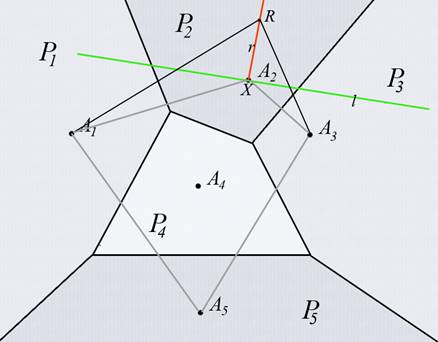
#> input picture semestr4/kontr4_n1/pic.bmp, 438 x 342 px
$ python compress.py ../kontr4_n1/pic.bmp out.png
#> lines starting #> are read from the running program, lines starting #| are printed output that depends on the picture
import sys
from PIL import Image, ImageDraw
im1=Image.open(sys.argv[1])
#> im1 is the input picture: PIL image 438x342 RGB; mean R, G, B 224.8, 226.8, 231.8
x1,y1=im1.size
#> x1 = 438; y1 = 342
px1=im1.load()
imout=Image.new("RGB", (x1, y1), (0, 0, 0))
#> imout: PIL image 438x342 RGB; every value is 0
pxout=imout.load()
for i in range(x1):
	for j in range(y1):
		r1,g1,b1=px1[i,j]
		compression=0.9
		n=(1-compression)
		if i<x1//2:
			i1=int(i**n/(x1//2)**(n-1))
			i2=int((i+1)**n/(x1//2)**(n-1))
			for k in range(i1,i2):
				if k<x1//2:
					pxout[k,j]=r1,g1,b1
		else:
			i1=int((x1-i-1)**n/(x1//2)**(n-1))
			i2=int((x1-i)**n/(x1//2)**(n-1))
			for k in range(x1-i2,x1-i1):
				pxout[k,j]=r1,g1,b1

imout.save(sys.argv[2])
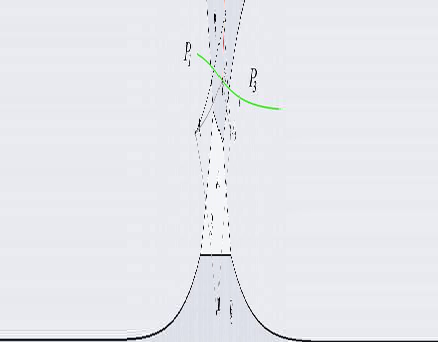
#> saved as out.png: PIL image 438x342 RGB; mean R, G, B 231.1, 232.3, 237.3
